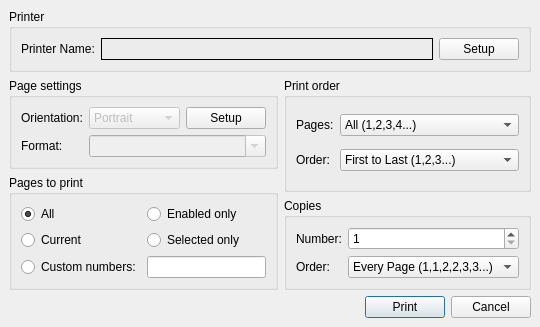
<ui version="4.0" >
 <class>QicsPrintDialogClass</class>
 <widget class="QDialog" name="QicsPrintDialogClass" >
  <property name="geometry" >
   <rect>
    <x>0</x>
    <y>0</y>
    <width>531</width>
    <height>307</height>
   </rect>
  </property>
  <property name="windowTitle" >
   <string>QicsPrintDialog</string>
  </property>
  <layout class="QGridLayout" >
   <property name="margin" >
    <number>9</number>
   </property>
   <property name="spacing" >
    <number>6</number>
   </property>
   <item row="1" column="0" >
    <widget class="QGroupBox" name="groupBox_5" >
     <property name="sizePolicy" >
      <sizepolicy>
       <hsizetype>3</hsizetype>
       <vsizetype>5</vsizetype>
       <horstretch>0</horstretch>
       <verstretch>0</verstretch>
      </sizepolicy>
     </property>
     <property name="title" >
      <string>Page settings</string>
     </property>
     <layout class="QGridLayout" >
      <property name="margin" >
       <number>9</number>
      </property>
      <property name="spacing" >
       <number>6</number>
      </property>
      <item row="0" column="2" >
       <widget class="QPushButton" name="bPageSetup" >
        <property name="sizePolicy" >
         <sizepolicy>
          <hsizetype>4</hsizetype>
          <vsizetype>0</vsizetype>
          <horstretch>0</horstretch>
          <verstretch>0</verstretch>
         </sizepolicy>
        </property>
        <property name="text" >
         <string>Setup</string>
        </property>
       </widget>
      </item>
      <item row="1" column="1" colspan="2" >
       <widget class="QComboBox" name="cbPageFormat" >
        <property name="enabled" >
         <bool>false</bool>
        </property>
        <property name="sizePolicy" >
         <sizepolicy>
          <hsizetype>1</hsizetype>
          <vsizetype>0</vsizetype>
          <horstretch>0</horstretch>
          <verstretch>0</verstretch>
         </sizepolicy>
        </property>
        <property name="editable" >
         <bool>true</bool>
        </property>
        <property name="sizeAdjustPolicy" >
         <enum>QComboBox::AdjustToContents</enum>
        </property>
       </widget>
      </item>
      <item row="0" column="0" >
       <widget class="QLabel" name="label_7" >
        <property name="sizePolicy" >
         <sizepolicy>
          <hsizetype>4</hsizetype>
          <vsizetype>5</vsizetype>
          <horstretch>0</horstretch>
          <verstretch>0</verstretch>
         </sizepolicy>
        </property>
        <property name="text" >
         <string>Orientation:</string>
        </property>
       </widget>
      </item>
      <item row="1" column="0" >
       <widget class="QLabel" name="label_8" >
        <property name="text" >
         <string>Format:</string>
        </property>
       </widget>
      </item>
      <item row="0" column="1" >
       <widget class="QComboBox" name="cbPageOrientation" >
        <property name="enabled" >
         <bool>false</bool>
        </property>
        <property name="sizePolicy" >
         <sizepolicy>
          <hsizetype>3</hsizetype>
          <vsizetype>0</vsizetype>
          <horstretch>0</horstretch>
          <verstretch>0</verstretch>
         </sizepolicy>
        </property>
        <item>
         <property name="text" >
          <string>Portrait</string>
         </property>
        </item>
        <item>
         <property name="text" >
          <string>Landscape</string>
         </property>
        </item>
       </widget>
      </item>
     </layout>
    </widget>
   </item>
   <item row="0" column="0" colspan="2" >
    <widget class="QGroupBox" name="groupBox" >
     <property name="sizePolicy" >
      <sizepolicy>
       <hsizetype>7</hsizetype>
       <vsizetype>5</vsizetype>
       <horstretch>0</horstretch>
       <verstretch>0</verstretch>
      </sizepolicy>
     </property>
     <property name="title" >
      <string>Printer</string>
     </property>
     <layout class="QHBoxLayout" >
      <property name="margin" >
       <number>9</number>
      </property>
      <property name="spacing" >
       <number>6</number>
      </property>
      <item>
       <widget class="QLabel" name="label" >
        <property name="sizePolicy" >
         <sizepolicy>
          <hsizetype>4</hsizetype>
          <vsizetype>5</vsizetype>
          <horstretch>0</horstretch>
          <verstretch>0</verstretch>
         </sizepolicy>
        </property>
        <property name="text" >
         <string>Printer Name:</string>
        </property>
       </widget>
      </item>
      <item>
       <widget class="QLabel" name="lPrinterName" >
        <property name="sizePolicy" >
         <sizepolicy>
          <hsizetype>3</hsizetype>
          <vsizetype>5</vsizetype>
          <horstretch>0</horstretch>
          <verstretch>0</verstretch>
         </sizepolicy>
        </property>
        <property name="frameShape" >
         <enum>QFrame::Box</enum>
        </property>
        <property name="frameShadow" >
         <enum>QFrame::Plain</enum>
        </property>
        <property name="text" >
         <string/>
        </property>
       </widget>
      </item>
      <item>
       <widget class="QPushButton" name="bPrinterSetup" >
        <property name="sizePolicy" >
         <sizepolicy>
          <hsizetype>5</hsizetype>
          <vsizetype>0</vsizetype>
          <horstretch>0</horstretch>
          <verstretch>0</verstretch>
         </sizepolicy>
        </property>
        <property name="text" >
         <string>Setup</string>
        </property>
       </widget>
      </item>
     </layout>
    </widget>
   </item>
   <item row="4" column="0" colspan="2" >
    <layout class="QHBoxLayout" >
     <property name="margin" >
      <number>0</number>
     </property>
     <property name="spacing" >
      <number>6</number>
     </property>
     <item>
      <spacer>
       <property name="orientation" >
        <enum>Qt::Horizontal</enum>
       </property>
       <property name="sizeHint" >
        <size>
         <width>271</width>
         <height>20</height>
        </size>
       </property>
      </spacer>
     </item>
     <item>
      <widget class="QPushButton" name="bPrint" >
       <property name="text" >
        <string>Print</string>
       </property>
       <property name="default" >
        <bool>true</bool>
       </property>
      </widget>
     </item>
     <item>
      <widget class="QPushButton" name="bCancel" >
       <property name="text" >
        <string>Cancel</string>
       </property>
      </widget>
     </item>
    </layout>
   </item>
   <item row="3" column="1" >
    <widget class="QGroupBox" name="groupBox_4" >
     <property name="title" >
      <string>Copies</string>
     </property>
     <layout class="QGridLayout" >
      <property name="margin" >
       <number>9</number>
      </property>
      <property name="spacing" >
       <number>6</number>
      </property>
      <item row="1" column="0" >
       <widget class="QLabel" name="label_5" >
        <property name="text" >
         <string>Order:</string>
        </property>
       </widget>
      </item>
      <item row="0" column="0" >
       <widget class="QLabel" name="label_6" >
        <property name="sizePolicy" >
         <sizepolicy>
          <hsizetype>4</hsizetype>
          <vsizetype>5</vsizetype>
          <horstretch>0</horstretch>
          <verstretch>0</verstretch>
         </sizepolicy>
        </property>
        <property name="text" >
         <string>Number:</string>
        </property>
       </widget>
      </item>
      <item row="0" column="1" >
       <widget class="QSpinBox" name="sbCopies" >
        <property name="maximum" >
         <number>1000</number>
        </property>
        <property name="minimum" >
         <number>1</number>
        </property>
        <property name="value" >
         <number>1</number>
        </property>
       </widget>
      </item>
      <item row="1" column="1" >
       <widget class="QComboBox" name="cbCopiesOrder" >
        <property name="sizePolicy" >
         <sizepolicy>
          <hsizetype>1</hsizetype>
          <vsizetype>0</vsizetype>
          <horstretch>0</horstretch>
          <verstretch>0</verstretch>
         </sizepolicy>
        </property>
        <property name="sizeAdjustPolicy" >
         <enum>QComboBox::AdjustToContents</enum>
        </property>
        <item>
         <property name="text" >
          <string>Every Page (1,1,2,2,3,3...)</string>
         </property>
        </item>
        <item>
         <property name="text" >
          <string>Every Set (1,2,3,...,1,2,3...)</string>
         </property>
        </item>
       </widget>
      </item>
     </layout>
    </widget>
   </item>
   <item rowspan="2" row="1" column="1" >
    <widget class="QGroupBox" name="groupBox_3" >
     <property name="sizePolicy" >
      <sizepolicy>
       <hsizetype>3</hsizetype>
       <vsizetype>5</vsizetype>
       <horstretch>0</horstretch>
       <verstretch>0</verstretch>
      </sizepolicy>
     </property>
     <property name="title" >
      <string>Print order</string>
     </property>
     <layout class="QGridLayout" >
      <property name="margin" >
       <number>9</number>
      </property>
      <property name="spacing" >
       <number>6</number>
      </property>
      <item row="0" column="0" >
       <widget class="QLabel" name="label_3" >
        <property name="sizePolicy" >
         <sizepolicy>
          <hsizetype>4</hsizetype>
          <vsizetype>5</vsizetype>
          <horstretch>0</horstretch>
          <verstretch>0</verstretch>
         </sizepolicy>
        </property>
        <property name="text" >
         <string>Pages:</string>
        </property>
       </widget>
      </item>
      <item row="1" column="0" >
       <widget class="QLabel" name="label_4" >
        <property name="text" >
         <string>Order:</string>
        </property>
       </widget>
      </item>
      <item row="1" column="1" >
       <widget class="QComboBox" name="cbPageOrder" >
        <property name="sizePolicy" >
         <sizepolicy>
          <hsizetype>1</hsizetype>
          <vsizetype>0</vsizetype>
          <horstretch>0</horstretch>
          <verstretch>0</verstretch>
         </sizepolicy>
        </property>
        <property name="sizeAdjustPolicy" >
         <enum>QComboBox::AdjustToContents</enum>
        </property>
        <item>
         <property name="text" >
          <string>First to Last (1,2,3...)</string>
         </property>
        </item>
        <item>
         <property name="text" >
          <string>Last to First (...3,2,1)</string>
         </property>
        </item>
       </widget>
      </item>
      <item row="0" column="1" >
       <widget class="QComboBox" name="cbPageSequence" >
        <property name="sizePolicy" >
         <sizepolicy>
          <hsizetype>1</hsizetype>
          <vsizetype>0</vsizetype>
          <horstretch>0</horstretch>
          <verstretch>0</verstretch>
         </sizepolicy>
        </property>
        <item>
         <property name="text" >
          <string>All (1,2,3,4...)</string>
         </property>
        </item>
        <item>
         <property name="text" >
          <string>Odd only (1,3,5...)</string>
         </property>
        </item>
        <item>
         <property name="text" >
          <string>Even only (2,4,6...)</string>
         </property>
        </item>
       </widget>
      </item>
     </layout>
    </widget>
   </item>
   <item rowspan="2" row="2" column="0" >
    <widget class="QGroupBox" name="groupBox_2" >
     <property name="sizePolicy" >
      <sizepolicy>
       <hsizetype>7</hsizetype>
       <vsizetype>5</vsizetype>
       <horstretch>0</horstretch>
       <verstretch>0</verstretch>
      </sizepolicy>
     </property>
     <property name="title" >
      <string>Pages to print</string>
     </property>
     <layout class="QGridLayout" >
      <property name="margin" >
       <number>9</number>
      </property>
      <property name="spacing" >
       <number>6</number>
      </property>
      <item row="0" column="1" >
       <widget class="QRadioButton" name="rbEnabledPages" >
        <property name="sizePolicy" >
         <sizepolicy>
          <hsizetype>5</hsizetype>
          <vsizetype>0</vsizetype>
          <horstretch>0</horstretch>
          <verstretch>0</verstretch>
         </sizepolicy>
        </property>
        <property name="text" >
         <string>Enabled only</string>
        </property>
       </widget>
      </item>
      <item row="1" column="1" >
       <widget class="QRadioButton" name="rbSelectedPages" >
        <property name="sizePolicy" >
         <sizepolicy>
          <hsizetype>5</hsizetype>
          <vsizetype>0</vsizetype>
          <horstretch>0</horstretch>
          <verstretch>0</verstretch>
         </sizepolicy>
        </property>
        <property name="text" >
         <string>Selected only</string>
        </property>
       </widget>
      </item>
      <item row="0" column="0" >
       <widget class="QRadioButton" name="rbAllPages" >
        <property name="text" >
         <string>All</string>
        </property>
        <property name="checked" >
         <bool>true</bool>
        </property>
       </widget>
      </item>
      <item row="1" column="0" >
       <widget class="QRadioButton" name="rbCurrentPage" >
        <property name="text" >
         <string>Current</string>
        </property>
       </widget>
      </item>
      <item row="2" column="0" >
       <widget class="QRadioButton" name="rbCustomPages" >
        <property name="text" >
         <string>Custom numbers:</string>
        </property>
       </widget>
      </item>
      <item row="2" column="1" >
       <widget class="QLineEdit" name="leCustomPages" >
        <property name="sizePolicy" >
         <sizepolicy>
          <hsizetype>1</hsizetype>
          <vsizetype>0</vsizetype>
          <horstretch>0</horstretch>
          <verstretch>0</verstretch>
         </sizepolicy>
        </property>
       </widget>
      </item>
     </layout>
    </widget>
   </item>
  </layout>
 </widget>
 <layoutdefault spacing="6" margin="11" />
 <tabstops>
  <tabstop>bPrinterSetup</tabstop>
  <tabstop>cbPageOrientation</tabstop>
  <tabstop>cbPageFormat</tabstop>
  <tabstop>cbPageSequence</tabstop>
  <tabstop>cbPageOrder</tabstop>
  <tabstop>rbAllPages</tabstop>
  <tabstop>rbEnabledPages</tabstop>
  <tabstop>rbCurrentPage</tabstop>
  <tabstop>rbSelectedPages</tabstop>
  <tabstop>rbCustomPages</tabstop>
  <tabstop>leCustomPages</tabstop>
  <tabstop>sbCopies</tabstop>
  <tabstop>cbCopiesOrder</tabstop>
  <tabstop>bPrint</tabstop>
  <tabstop>bCancel</tabstop>
 </tabstops>
 <resources/>
 <connections>
  <connection>
   <sender>bCancel</sender>
   <signal>clicked()</signal>
   <receiver>QicsPrintDialogClass</receiver>
   <slot>reject()</slot>
   <hints>
    <hint type="sourcelabel" >
     <x>520</x>
     <y>289</y>
    </hint>
    <hint type="destinationlabel" >
     <x>326</x>
     <y>228</y>
    </hint>
   </hints>
  </connection>
 </connections>
</ui>
